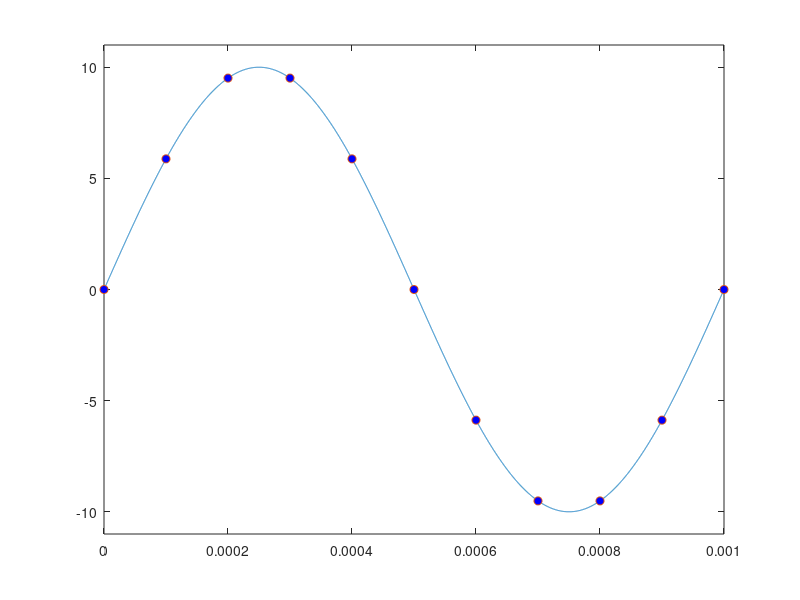
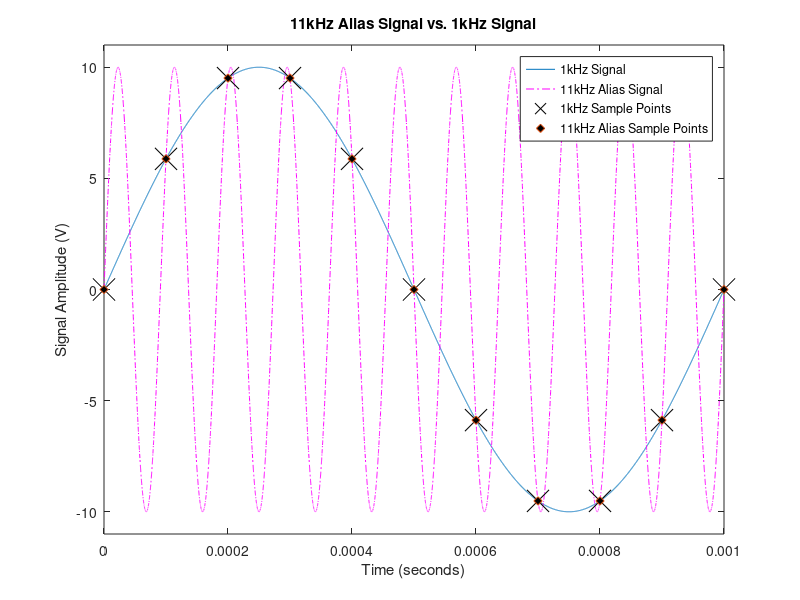

The MATLAB script that drew these images, in order:
%{
Question 1
***********************************************************************
A sinusoidal signal of amplitude 10V and frequency 1kHz is sampled at a
frequency f s = 10kHz, beginning at time t = 0. Determine the first ten
values of the sampled sequence.

Since there is a sample taken once every 0.1 milliseconds (10kHz) and the 
signal cycle completes once every 1 millisecond (1kHz), the number of
samples taken will be 10, over a 10 millisecond period starting from zero

***********************************************************************
%}

clear all
close all
fs = 10000;                 % 10kHz, sample frequency
f0 = 1000;                  % 1kHz, signal frequency
E = 10;                     % 10V, amplitude
T = 1/f0;                   % signal time period
Ts = 1/fs;                  % Ts = sample interval ( period )

tp = 0:Ts:T;              % array of sample times for one period
sample_vals = E * sin(2*pi*f0*tp); % get the sample values, i.e. x(t)


t = linspace(0, T, fs);     % set up the time array for plot
sig = E * sin(2*pi*f0*t);   % signal array for plot

% plot for clarity/sanity check
figure(1)
plot(t,sig, tp, sample_vals, 'o', 'MarkerFaceColor', 'b');
ylim([-11, 11]);

% output the values for the first 10 samples in the sequence
disp(sample_vals);



%{
Question 2
***********************************************************************
Show that a sinusoid of amplitude 10V and frequency 11kHz sampled at
f s = 10kHz as in Q.1 above is an alias of the 1kHz sampled signal.
***********************************************************************
%}

alias_fs = 10000;                 % 10kHz, sample frequency
alias_f0 = 11000;                  % 11kHz, signal frequency
alias_E = 10;                     % 10V, amplitude
alias_T = 1/alias_f0;                   % signal time period
alias_Ts = 1/alias_fs;                  % Ts = sample interval ( period )
alias_tp = 0:alias_Ts:alias_T*11;              % array of sample times for one period
alias_sample_vals = E * sin(2*pi*f0*alias_tp); % get the sample values, i.e. x(t)
alias_t = linspace(0, alias_T*11, alias_fs);     % set up the time array for plot
alias_sig = E * sin(2*pi*alias_f0*alias_t);   % signal array for plot

% plot for clarity/sanity check
fig2 = figure(2);
plot(t,sig);
hold('on');
plot(alias_t, alias_sig, 'm-.')
plot(tp, sample_vals, 'kx', 'MarkerSize',16)
plot(tp, alias_sample_vals,'d','MarkerFaceColor', 'k');
ylim([-11, 11]);
xlabel('Time (seconds)')
ylabel('Signal Amplitude (V)')
title ('11kHz Alias Signal vs. 1kHz Signal')
legend('1kHz Signal', '11kHz Alias Signal', '1kHz Sample Points', '11kHz Alias Sample Points')


% output the values for the first 10 samples in the alias sequence
disp(alias_sample_vals);


